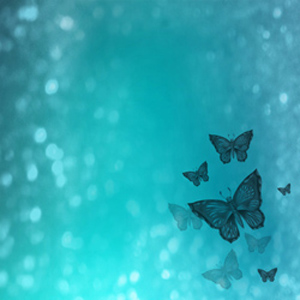
#> input picture 01.jpg, 300 x 300 px
$ jupyter execute OpenCV-Refreshing.ipynb
#> lines starting #> are read from the running program, lines starting #| are printed output that depends on the picture; after the words box and inside, x2 and y2 are one past the last pixel; in counts of white or black regions, pixels touching at a corner belong together
[cell 1]
'''
object classification
object detection
object Tracking
image segmentation
feature matching
video motion analysis
'''

'''
There are two common way to identify the images
1)Gray scale
2)RGB

Image converted in array
'''

'''
Skill Required
1)core Python
2)numpy
3)matplotlib
4)matrix
5)vector
'''

'''
opencv Modules
1)core
2)imgProc
3)imgcodec
4)highgui
5)video
6)calib3d
7)features2D
8)objdetect
9)dnn
10)ml
11)flann
12)photo
13)stiching
14)shape
15)superes
16)videostab
17)viz
'''

Read and show Image

[cell 2]
import cv2 as cv
img = cv.imread('01.jpg')
#> img is the input picture: shape (300, 300, 3); mean B, G, R 181.8, 170.3, 46.1
cv.imshow("01",img)
cv.waitKey(0)
cv.destroyAllWindows()
# cv.destroyWindow()

[cell 3]
import cv2 as cv
img = cv.imread('01.jpg')
cv.imshow("01",img)
cv.imshow("02",img)
cv.waitKey(0)
# cv.destroyAllWindows()
cv.destroyWindow("01")
cv.destroyWindow("02")

Slide Show / carousel slider / resize

[cell 4]
import cv2
import numpy as np
import os
img1 = cv2.imread('01.jpg')
img2 = cv2.imread('01.jpg')
# img1 = cv2.resize(img1, (310,410))
h = np.hstack((img1,img2))
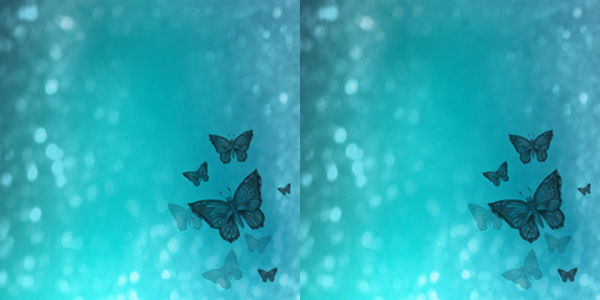
#> h: shape (300, 600, 3); mean B, G, R 181.8, 170.3, 46.1
v = np.vstack((img1,img2))
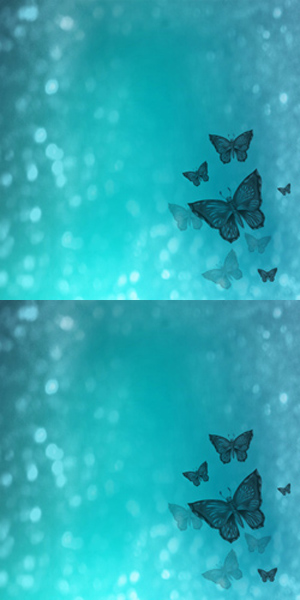
#> v: shape (600, 300, 3); mean B, G, R 181.8, 170.3, 46.1
vFour = np.vstack((h,h))
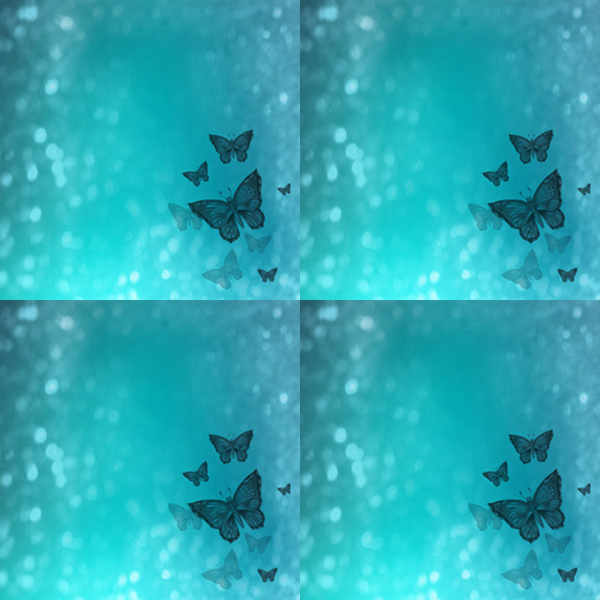
#> vFour: shape (600, 600, 3); mean B, G, R 181.8, 170.3, 46.1
# print(img1)
# cv2.imshow('carousel slider', vFour)
list_name = os.listdir(r'C:\Users\USER\code\potato_leaf_disease_detection_project_\OpenCV_Learning\All_About_OpenCV\images')
for name in list_name:
    path = "C:\\Users\\USER\\code\\potato_leaf_disease_detection_project_\\OpenCV_Learning\\All_About_OpenCV\\images"
    img_name = path+"\\"+name
    imgArray = cv2.imread(img_name)
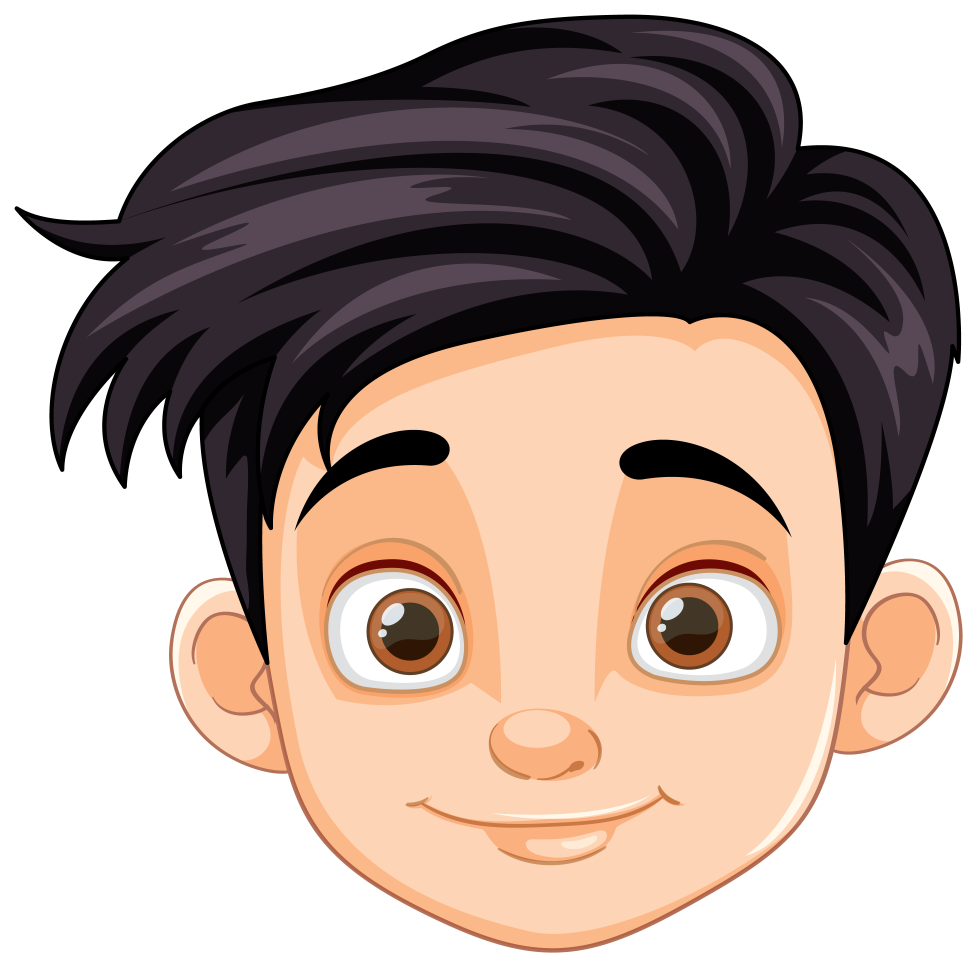
#> input picture images/01 - Copy (2).jpg, 4885 x 4834 px, found by its file name (shown at 1/5 size)
#> imgArray is the input picture: shape (4834, 4885, 3); mean B, G, R 155.3, 165, 183.9
    imgResized = cv2.resize(imgArray,(300,200))
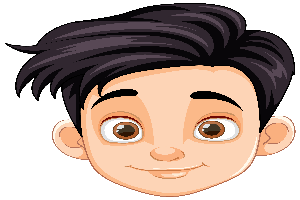
#> imgResized: shape (200, 300, 3); mean B, G, R 155.3, 164.9, 183.9
    cv2.imshow("window",imgResized)
    cv2.waitKey(0)

print(list_name)
cv2.waitKey(0)
cv2.destroyAllWindows()

[cell 5]
import cv2
img = cv2.imread('01.jpg',0)
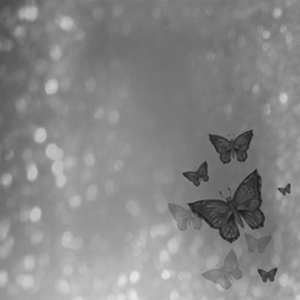
#> img: shape (300, 300); min 25, max 231, mean 134.5
print(img)
#> (printed output is left out)
print(img.shape)
#| (300, 300)
cv2.imshow("image",img)
cv2.waitKey(0)
cv2.destroyAllWindows()

text over image

[cell 6]
import cv2

# Read the image
img_get = cv2.imread("01.jpg")

# Put text on the image
img_with_text = cv2.putText(
    img=img_get,
    text="Hello World",
    org=(50, 50),
    fontFace=cv2.FONT_HERSHEY_DUPLEX,
    fontScale=3,
    color=(255, 0, 0),
    thickness=3,
    lineType=cv2.LINE_8,
    bottomLeftOrigin=True
)
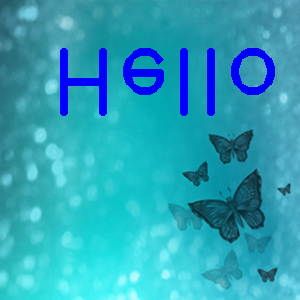
#> img_with_text: shape (300, 300, 3); mean B, G, R 185.6, 162.4, 44.4
img_with_text = cv2.putText(
    img=img_get,
    text="Hello World",
    org=(54, 54),
    fontFace=cv2.FONT_HERSHEY_DUPLEX,
    fontScale=3,
    color=(255, 0, 0),
    thickness=3,
    lineType=cv2.LINE_8,
    bottomLeftOrigin=False
)
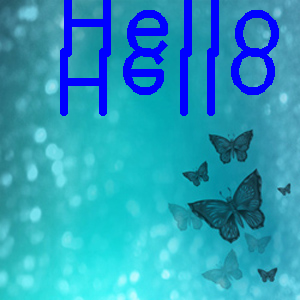
#> img_with_text: shape (300, 300, 3); 3.99% of pixels changed, all inside (x1, y1, x2, y2) = (64, 0, 279, 57)

# Display the image with text
cv2.imshow("image", img_with_text)
cv2.waitKey(0)
cv2.destroyAllWindows()

Draw Line and rectangle

[cell 7]
import cv2
img_1 = cv2.imread("01.jpg")

new_img = cv2.line(
    img = img_1,
    pt1 =(20,80),
    pt2=(200,80),
    color= (0,255,0),
    thickness=3,
    lineType=4
)

cv2.imshow("window", new_img)

cv2.waitKey(0)
cv2.destroyAllWindows()

[cell 8]
import cv2

img_1 = cv2.imread("01.jpg")

new_img = cv2.rectangle(
    img=img_1,
    pt1=(20, 50),
    pt2=(200, 100),
    color=(0, 255, 0),
    thickness=3,
    lineType=4
)
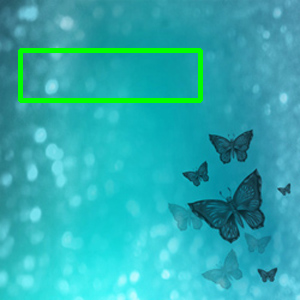
#> new_img: shape (300, 300, 3); mean B, G, R 177.5, 172.8, 45.3

# Draw a circle on the image
new_img = cv2.circle(
    img=new_img,
    center=(150, 150),
    radius=20,
    color=(255, 0, 0),
    thickness=-2
)

new_img = cv2.ellipse(
    img=new_img,
    center=(150, 150),
    axes=(100, 50),  # major and minor axes lengths
    angle=45,  # angle of rotation of ellipse in degrees
    startAngle=0,  # starting angle of the elliptical arc in degrees
    endAngle=360,  # ending angle of the elliptical arc in degrees
    color=(0, 0, 255),
    thickness=2,
)
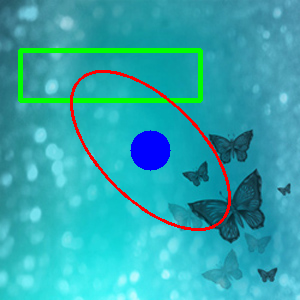
#> new_img: shape (300, 300, 3); mean B, G, R 175.7, 167.5, 48.7

# Display the modified image
cv2.imshow("window", new_img)

cv2.waitKey(0)
cv2.destroyAllWindows()
